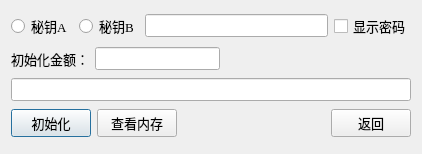
<?xml version="1.0" encoding="UTF-8"?>
<ui version="4.0">
 <class>DialogCardConfig</class>
 <widget class="QDialog" name="DialogCardConfig">
  <property name="geometry">
   <rect>
    <x>0</x>
    <y>0</y>
    <width>422</width>
    <height>154</height>
   </rect>
  </property>
  <property name="maximumSize">
   <size>
    <width>500</width>
    <height>200</height>
   </size>
  </property>
  <property name="windowTitle">
   <string>Dialog</string>
  </property>
  <layout class="QVBoxLayout" name="verticalLayout">
   <item>
    <layout class="QHBoxLayout" name="horizontalLayout_3">
     <item>
      <layout class="QHBoxLayout" name="horizontalLayout_2">
       <item>
        <widget class="QRadioButton" name="radioButtonA">
         <property name="font">
          <font>
           <family>Times New Roman</family>
           <pointsize>10</pointsize>
          </font>
         </property>
         <property name="text">
          <string>秘钥A</string>
         </property>
        </widget>
       </item>
       <item>
        <widget class="QRadioButton" name="radioButtonB">
         <property name="font">
          <font>
           <family>Times New Roman</family>
           <pointsize>10</pointsize>
          </font>
         </property>
         <property name="text">
          <string>秘钥B</string>
         </property>
        </widget>
       </item>
      </layout>
     </item>
     <item>
      <widget class="QLineEdit" name="lineEdit_Pwd">
       <property name="font">
        <font>
         <family>Times New Roman</family>
         <pointsize>10</pointsize>
        </font>
       </property>
       <property name="text">
        <string/>
       </property>
      </widget>
     </item>
     <item>
      <widget class="QCheckBox" name="checkBox">
       <property name="font">
        <font>
         <family>Times New Roman</family>
         <pointsize>10</pointsize>
        </font>
       </property>
       <property name="text">
        <string>显示密码</string>
       </property>
      </widget>
     </item>
    </layout>
   </item>
   <item>
    <layout class="QHBoxLayout" name="horizontalLayout_5">
     <item>
      <layout class="QHBoxLayout" name="horizontalLayout_4">
       <item>
        <widget class="QLabel" name="label_initValue">
         <property name="font">
          <font>
           <family>Times New Roman</family>
           <pointsize>10</pointsize>
          </font>
         </property>
         <property name="text">
          <string>初始化金额：</string>
         </property>
        </widget>
       </item>
       <item>
        <widget class="QLineEdit" name="initValue">
         <property name="font">
          <font>
           <family>Times New Roman</family>
           <pointsize>10</pointsize>
          </font>
         </property>
        </widget>
       </item>
      </layout>
     </item>
     <item>
      <spacer name="horizontalSpacer">
       <property name="font">
        <font>
         <family>Times New Roman</family>
         <pointsize>10</pointsize>
        </font>
       </property>
       <property name="orientation">
        <enum>Qt::Horizontal</enum>
       </property>
       <property name="sizeHint" stdset="0">
        <size>
         <width>40</width>
         <height>20</height>
        </size>
       </property>
      </spacer>
     </item>
    </layout>
   </item>
   <item>
    <widget class="QLineEdit" name="lineEditMemData">
     <property name="font">
      <font>
       <family>Times New Roman</family>
       <pointsize>10</pointsize>
      </font>
     </property>
     <property name="readOnly">
      <bool>true</bool>
     </property>
    </widget>
   </item>
   <item>
    <layout class="QHBoxLayout" name="horizontalLayout">
     <item>
      <widget class="QPushButton" name="btn_Init">
       <property name="font">
        <font>
         <family>Times New Roman</family>
         <pointsize>10</pointsize>
        </font>
       </property>
       <property name="text">
        <string>初始化</string>
       </property>
      </widget>
     </item>
     <item>
      <widget class="QPushButton" name="btn_MemData">
       <property name="font">
        <font>
         <family>Times New Roman</family>
         <pointsize>10</pointsize>
        </font>
       </property>
       <property name="text">
        <string>查看内存</string>
       </property>
      </widget>
     </item>
     <item>
      <spacer name="horizontalSpacer_2">
       <property name="font">
        <font>
         <family>Times New Roman</family>
         <pointsize>10</pointsize>
        </font>
       </property>
       <property name="orientation">
        <enum>Qt::Horizontal</enum>
       </property>
       <property name="sizeHint" stdset="0">
        <size>
         <width>40</width>
         <height>20</height>
        </size>
       </property>
      </spacer>
     </item>
     <item>
      <widget class="QPushButton" name="btn_Return">
       <property name="font">
        <font>
         <family>Times New Roman</family>
         <pointsize>10</pointsize>
        </font>
       </property>
       <property name="text">
        <string>返回</string>
       </property>
      </widget>
     </item>
    </layout>
   </item>
  </layout>
 </widget>
 <resources/>
 <connections/>
</ui>
